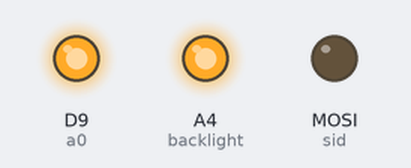
Bench run of a program on a simulated CircuitPython board. Parts: output pins drawn as LEDs (lit = HIGH). Pins used as bus, display or sensor lines are not drawn; what the program prints to the serial console is not drawn. At 0.7 s the program ends and the board releases its pins; the recording ends there.

Above: at 0.43 s.
Timing chart, 0 to 0.7 s (numbered marks = the images above):
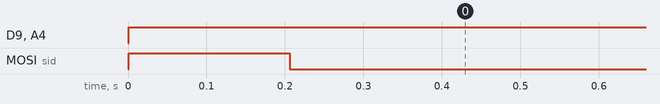

The program:

nis_st7565_drv.py
```python
# Sun Feb 25 03:11:22 UTC 2018

import busio
import board
import digitalio
import time

print("st n-799-b-shred version"), print("  VERSION");

backlight = digitalio.DigitalInOut(board.A4)

sid  = digitalio.DigitalInOut(board.MOSI)
sclk = digitalio.DigitalInOut(board.SCK)
a0   = digitalio.DigitalInOut(board.D9)
rst  = digitalio.DigitalInOut(board.D6)
cs   = digitalio.DigitalInOut(board.D5)

backlight.switch_to_output(value=True, drive_mode=digitalio.DriveMode.PUSH_PULL)

sclk.switch_to_output(value=True, drive_mode=digitalio.DriveMode.PUSH_PULL)
sid.switch_to_output(value =True, drive_mode=digitalio.DriveMode.PUSH_PULL)
rst.switch_to_output(value =True, drive_mode=digitalio.DriveMode.PUSH_PULL)
a0.switch_to_output(value  =True, drive_mode=digitalio.DriveMode.PUSH_PULL)
cs.switch_to_output(value  =True, drive_mode=digitalio.DriveMode.PUSH_PULL)


global cmd
cmd = 0

def spiwrite():
    global cmd
    for i in range (7,-1,-1):
        sclk.value = 0
        if (cmd & (1 << ((i)))):
            sid.value = 1
        else:
            sid.value = 0
        sclk.value = 1


def write_cmd():
    global cmd
    a0.value = 0
    spiwrite()

def write_data():
    global cmd
    a0.value = 1
    spiwrite()


def all_pixels_off():
    global cmd
    for i in range(0,8):
        cmd = (0xb0 | i) ; write_cmd()
        cmd = (0x10 | 0) ; write_cmd()
        cmd = (0x00 | 0) ; write_cmd()
        cmd = 0xe0       ; write_cmd()
        for j in range(0,129):
            cmd = (0x00)
            write_data()


def all_pixels_on():
    global cmd
    for i in range(0,8):
        cmd = (0xb0 | i) ; write_cmd()
        cmd = (0x10 | 0) ; write_cmd()
        cmd = (0x00 | 0) ; write_cmd()
        cmd = 0xe0       ; write_cmd()
        for j in range(0,129):
            cmd = (0xff)
            write_data()


def disp_text_geom():
    global cmd
    column =  32 # must be zero or a multiple of 16
    icol   = column + 16
    cursor_right = (icol // 16) - 1
    cmd = (0x10 | cursor_right) ; write_cmd() # upper x positional byte
    cmd = (0x00 | 3)    ; write_cmd() # lower x positional byte - fine tuning
    cmd = (0xb0 | 0)    ; write_cmd() # only  y positional byte - page 0 is middle row
    cmd = 0xe0          ; write_cmd()
    # write data here


def char_out():
    global cmd, muta_bytes
    for p in range(0,6):
        cmd = muta_bytes[p] # own research and experience
        write_data() # assumes preconditions


def write_short_phrase_to_lcd():
    global muta_bytes
    muta_bytes = bytearray(b'\xfc\x02\x1c\x02\xfc\x00') # W - deshipu driver leads this idea
    char_out()
    muta_bytes = bytearray(b'\x10\x10\x10\x10\x10\x00') # dash
    char_out()
    muta_bytes = bytearray(b'\xc0\x80\xfe\x80\xc0\x00') # T
    char_out()
    muta_bytes = bytearray(b'\xfe\x20\x10\x08\xfe\x00') # N
    char_out()
    muta_bytes = bytearray(b'\x00\x42\xfe\x02\x00\x00') # 1
    char_out()
    muta_bytes = bytearray(b'\xfe\x90\x98\x94\x62\x00') # R
    char_out()
    muta_bytes = bytearray(b'\x3e\x48\x88\x48\x3e\x00') # A
    char_out()
    muta_bytes = bytearray(b'\x82\x84\x88\x90\xe0\x00') # 7
    char_out()


def cmd_out8():
    global cmd, muta_bytes
    for p in range(0,8):
        cmd = muta_bytes[p]
        write_cmd()

def init_display():
    global cmd, muta_bytes

    cs.value  = 0 ;
    rst.value = 0 ; time.sleep(0.2)
    rst.value = 1 ;
    muta_bytes = bytearray(b'\xa3\x2c\x2e\x2f\x26\xaf\x81\x1d') # 8 bytes
    cmd_out8()

    all_pixels_off()
    disp_text_geom()
    write_short_phrase_to_lcd()


init_display()
```

Measured:
- by itself, D9 (a0), A4 (backlight): LOW → HIGH at 0.00 s
- by itself, MOSI (sid): LOW → HIGH at 0.00 s, → LOW 0.20 s later
